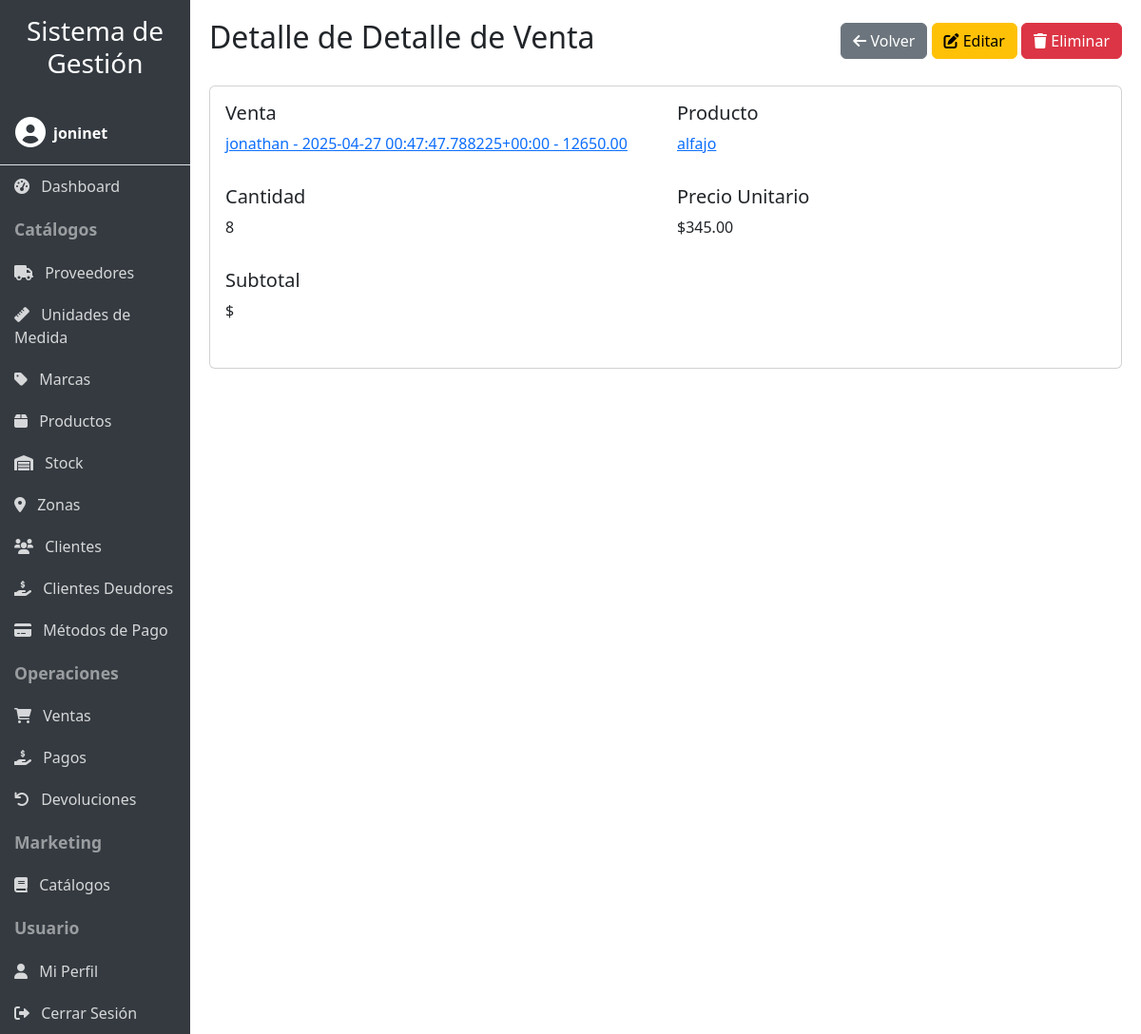
Screenshot of /detalles-venta/12/ (signed in) with the database file from the repository.
### productos/models.py (models this page shows, shortened)
class DetalleVenta(models.Model):
    venta = models.ForeignKey(Venta, on_delete=models.CASCADE)
    producto = models.ForeignKey(Producto, on_delete=models.CASCADE)
    cantidad = models.IntegerField()
    precio_unitario = models.DecimalField(max_digits=10, decimal_places=2)
    precio_costo = models.DecimalField(max_digits=10, decimal_places=2, default=0)
    porcentaje_ganancia = models.DecimalField(max_digits=5, decimal_places=2, default=0)
    precio_venta = models.DecimalField(max_digits=10, decimal_places=2, default=0)

class Venta(models.Model):
    cliente = models.ForeignKey(Cliente, on_delete=models.CASCADE)
    fecha = models.DateTimeField(auto_now_add=True)
    total = models.DecimalField(max_digits=10, decimal_places=2)
    estado_pago = models.ForeignKey(EstadoPago, on_delete=models.CASCADE)
    usuario = models.ForeignKey(User, on_delete=models.CASCADE, null=True, blank=True)
    monto_pagado = models.DecimalField(max_digits=10, decimal_places=2, default=0)
    saldo_pendiente = models.DecimalField(max_digits=10, decimal_places=2, default=0)
    def __str__(self) -> str:
        return f'{self.cliente} - {self.fecha} - {self.total}'
    def get_absolute_url(self):
        return reverse('productos:venta_detail', args=[str(self.id)])

class Cliente(models.Model):
    nombre = models.CharField(max_length=100)
    direccion = models.CharField(max_length=100)
    telefono = models.CharField(max_length=20, blank=True, null=True)
    email = models.EmailField(max_length=100, blank=True, null=True)
    zona = models.ForeignKey(Zona, on_delete=models.SET_NULL, null=True, blank=True)
    usuario = models.ForeignKey(User, on_delete=models.CASCADE, null=True, blank=True)
    def __str__(self) -> str:
        return self.nombre

class Producto(models.Model):
    nombre = models.CharField(max_length=100)
    descripcion = models.CharField(max_length=250)
    precio = models.DecimalField(max_digits=10, decimal_places=2)
    imagen = models.ImageField(upload_to='productos/', null=True, blank=True, help_text='Imagen del producto')
    proveedor = models.ForeignKey(Proveedor, on_delete=models.CASCADE)
    marca = models.ForeignKey(Marca, on_delete=models.CASCADE, null=True, blank=True)
    um = models.ForeignKey(UnidadMedida, on_delete=models.CASCADE)
    usuario = models.ForeignKey(User, on_delete=models.CASCADE, null=True, blank=True)
    def __str__(self) -> str:
        return self.nombre
    def get_absolute_url(self):
        return reverse('productos:producto_detail', args=[str(self.id)])

### productos/user_views.py (the view)
# urls.py: path('detalles-venta/<int:pk>/', user_views.UserDetalleVentaDetailView.as_view(), name='detalleventa_detail'),
class UserDetalleVentaDetailView(UserDataMixin, DetalleVentaDetailView):
    def get_queryset(self):
        queryset = super(DetalleVentaDetailView, self).get_queryset()
        user = self.request.user
        if user.is_staff or user.is_superuser:
            return queryset
        return queryset.filter(venta__usuario=user)

### productos/templates/productos/detalleventa_detail.html (shortened to what this page needs)
{% extends 'productos/base.html' %}
{% load productos_filters %}
{% block header %}Detalle de Detalle de Venta{% endblock %}
{% block header_buttons %}
<a href="{% url 'productos:detalleventa_list' %}" class="btn btn-secondary">
    <i class="fas fa-arrow-left"></i> Volver
</a>
<a href="{% url 'productos:detalleventa_update' detalleventa.pk %}" class="btn btn-warning">
    <i class="fas fa-edit"></i> Editar
</a>
<a href="{% url 'productos:detalleventa_delete' detalleventa.pk %}" class="btn btn-danger">
    <i class="fas fa-trash"></i> Eliminar
</a>
{% endblock %}
{% block content %}
<div class="card">
    <div class="card-body">
        <div class="row">
            <div class="col-md-6 mb-3">
                <h5>Venta</h5>
                <p><a href="{{ detalleventa.venta.get_absolute_url }}">{{ detalleventa.venta }}</a></p>
            </div>
            <div class="col-md-6 mb-3">
                <h5>Producto</h5>
                <p><a href="{{ detalleventa.producto.get_absolute_url }}">{{ detalleventa.producto }}</a></p>
            </div>
            <div class="col-md-6 mb-3">
                <h5>Cantidad</h5>
                <p>{{ detalleventa.cantidad }}</p>
            </div>
            <div class="col-md-6 mb-3">
                <h5>Precio Unitario</h5>
                <p>${{ detalleventa.precio_unitario }}</p>
            </div>
            <div class="col-md-6 mb-3">
                <h5>Subtotal</h5>
                <p>$</p>
            </div>
        </div>
    </div>
</div>
{% endblock %}

### productos/templates/productos/base.html (shortened to what this page needs)
<!DOCTYPE html>
<html lang="es">
<head>
    <link href="https://cdn.jsdelivr.net/npm/bootstrap@5.3.0/dist/css/bootstrap.min.css" rel="stylesheet">
    <link rel="stylesheet" href="https://cdnjs.cloudflare.com/ajax/libs/font-awesome/6.0.0/css/all.min.css">
    {% load static %}
    <link rel="stylesheet" href="{% static 'productos/css/responsive.css' %}">
</head>
<body>
    <div class="container-fluid">
        <div class="row">
            <div class="col-lg-2 sidebar p-0" id="sidebar">
                <div class="p-3 d-lg-block d-none">
                    <h3 class="text-center">Sistema de Gestión</h3>
                </div>
                {% if user.is_authenticated %}
                <div class="user-info p-3 border-bottom">
                    <div class="d-flex align-items-center">
                        <div class="me-2">
                            <i class="fas fa-user-circle fa-2x"></i>
                        </div>
                        <div>
                            <div class="fw-bold">{{ user.username }}</div>
                        </div>
                    </div>
                </div>
                {% endif %}
                {% if user.is_authenticated %}
                <a href="{% url 'productos:dashboard' %}" class="nav-link"><i class="fas fa-tachometer-alt me-2"></i> Dashboard</a>
                <div class="nav-header">Catálogos</div>
                <a href="{% url 'productos:proveedor_list' %}" class="nav-link"><i class="fas fa-truck me-2"></i> Proveedores</a>
                <a href="{% url 'productos:unidadmedida_list' %}" class="nav-link"><i class="fas fa-ruler me-2"></i> Unidades de Medida</a>
                <a href="{% url 'productos:marca_list' %}" class="nav-link"><i class="fas fa-tag me-2"></i> Marcas</a>
                <a href="{% url 'productos:producto_list' %}" class="nav-link"><i class="fas fa-box me-2"></i> Productos</a>
                <a href="{% url 'productos:stock_list' %}" class="nav-link"><i class="fas fa-warehouse me-2"></i> Stock</a>
                <a href="{% url 'productos:zona_list' %}" class="nav-link"><i class="fas fa-map-marker-alt me-2"></i> Zonas</a>
                <a href="{% url 'productos:cliente_list' %}" class="nav-link"><i class="fas fa-users me-2"></i> Clientes</a>
                <a href="{% url 'productos:clientes_deudores' %}" class="nav-link"><i class="fas fa-hand-holding-usd me-2"></i> Clientes Deudores</a>
                <a href="{% url 'productos:metodopago_list' %}" class="nav-link"><i class="fas fa-credit-card me-2"></i> Métodos de Pago</a>
                <div class="nav-header">Operaciones</div>
                <a href="{% url 'productos:venta_list' %}" class="nav-link"><i class="fas fa-shopping-cart me-2"></i> Ventas</a>
                <a href="{% url 'productos:pago_list' %}" class="nav-link"><i class="fas fa-hand-holding-usd me-2"></i> Pagos</a>
                <a href="{% url 'productos:devolucion_list' %}" class="nav-link"><i class="fas fa-undo me-2"></i> Devoluciones</a>
                <div class="nav-header">Marketing</div>
                <a href="{% url 'productos:catalogo_list' %}" class="nav-link"><i class="fas fa-book me-2"></i> Catálogos</a>
                <div class="nav-header">Usuario</div>
                <a href="{% url 'productos:profile' %}" class="nav-link"><i class="fas fa-user me-2"></i> Mi Perfil</a>
                <a href="{% url 'productos:logout' %}" class="nav-link"><i class="fas fa-sign-out-alt me-2"></i> Cerrar Sesión</a>
                {% else %}
                <div class="nav-header">Acceso</div>
                <a href="{% url 'productos:login' %}" class="nav-link"><i class="fas fa-sign-in-alt me-2"></i> Iniciar Sesión</a>
                <a href="{% url 'productos:register' %}" class="nav-link"><i class="fas fa-user-plus me-2"></i> Registrarse</a>
                {% endif %}
            </div>
            <div class="col-lg-10 content content-wrapper">
                <div class="d-flex justify-content-between align-items-center mb-4">
                    <h2>{% block header %}{% endblock %}</h2>
                    <div>
                        {% block header_buttons %}{% endblock %}
                    </div>
                </div>
                {% block content %}{% endblock %}
            </div>
        </div>
    </div>
</body>
</html>

### productos/static/productos/css/responsive.css (style rules this page uses)
body { font-size: 16px; }

### productos/templates/productos/base.html (style rules this page uses)
body { overflow-x: hidden; }
.sidebar { min-height: 100vh; background-color: #343a40; color: white; transition: all 0.3s; }
.sidebar a { color: rgba(255, 255, 255, 0.8); text-decoration: none; display: block; padding: 10px 15px; }
.sidebar .nav-header { font-weight: bold; padding: 10px 15px; font-size: 1.1em; color: rgba(255, 255, 255, 0.5); }
.content { padding: 20px; }

### rows the page displays
DetalleVenta: venta "jonathan - 2025-04-27 00:47:47.788225+00:00 - 12650.00", producto "alfajo", cantidad "8", precio_unitario "345.00"

### other values shown
{{ user.username }} "joninet"
